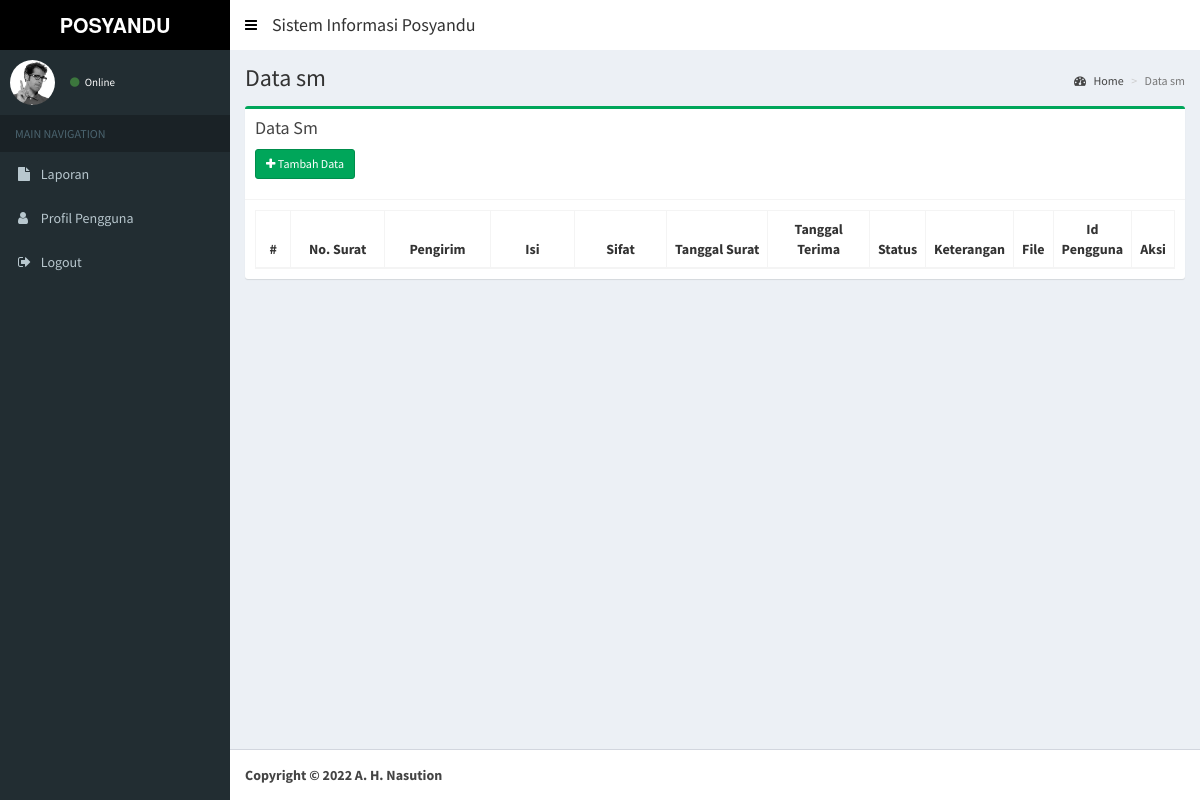
Page /index.php/sm on the earlier database version.
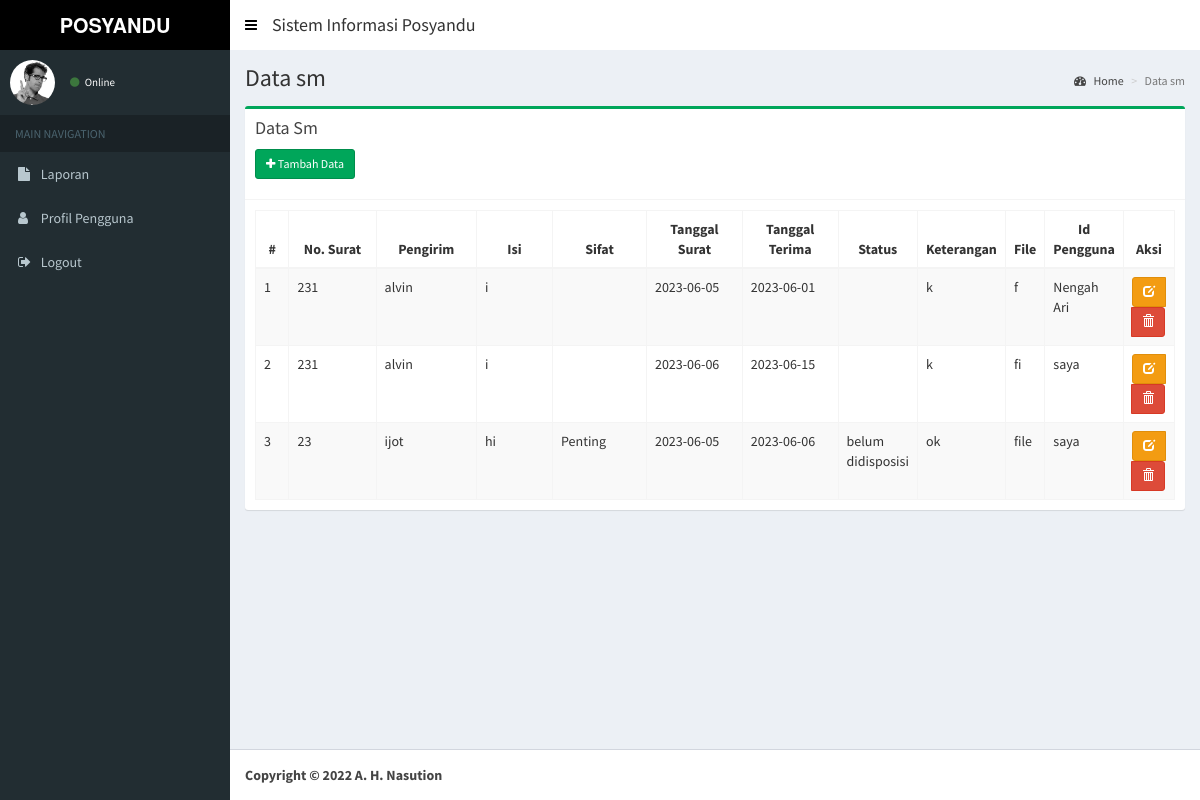
Same page on the later database version.
### tables this page shows
CREATE TABLE `sm` (
  `id_sm` int NOT NULL,
  `nosurat` varchar(20) NOT NULL,
  `pengirim` varchar(50) NOT NULL,
  `isi` varchar(100) NOT NULL,
  `sifat` enum('Biasa','Segera','Penting','Rahasia') NOT NULL,
  `tglsurat` date NOT NULL,
  `tglterima` date NOT NULL,
  `status` enum('sudah didisposisi','belum didisposisi') NOT NULL,
  `keterangan` varchar(100) NOT NULL,
  `file` varchar(30) NOT NULL,
  `id_pengguna` int NOT NULL
);

CREATE TABLE `akses` (
  `id_pengguna` int NOT NULL,
  `nama_pengguna` varchar(50) NOT NULL,
  `alamat` varchar(50) NOT NULL,
  `telp` varchar(12) NOT NULL,
  `email` varchar(50) NOT NULL,
  `username` varchar(30) NOT NULL,
  `password` varchar(30) NOT NULL,
  `level` enum('lurah','sekretaris','admin') NOT NULL
);

### application/controllers/Sm.php (called while the page is built, shortened)
<?php
class Sm extends CI_Controller {
	public function __construct()
	{
		$this->load->model('Sm_model', 'sm');
		$this->load->model('Akses_model', 'akses');
		$this->load->helper('tgl_indo');
		$this->load->helper('security');
	}
	public function index()
	{
		$data = array(
			'title'			=> 'SISTEM SURAT',
			'judul'			=> 'Data sm',
			'data' 			=> $this->sm->tabel()->result(),
			'content'		=> 'sm/v_content',
			'ajax'	 		=> 'sm/v_ajax'
		);
		$this->load->view('layout/v_wrapper', $data, FALSE);
	}
}

### index.php (called while the page is built, shortened)
<?php
require_once BASEPATH.'core/CodeIgniter.php';

### application/views/layout/v_content.php (called while the page is built, shortened)
 	<?php
	if ($content)
	{
		$this->load->view($content);
	}
?>

### application/models/Sm_model.php (called while the page is built, shortened)
<?php
class Sm_model extends CI_Model {
	public function tabel($where = null)
	{
		if($where == null){
			$this->db->select('*');
			$this->db->from('sm');
			$this->db->join('akses', 'sm.id_pengguna = akses.id_pengguna');
			$this->db->order_by('sm.id_sm', 'Asc');
			$query = $this->db->get();
		}
		return $query;
	}
}

### application/views/sm/v_content.php (the view, shortened to what this page needs)
<section class="content-header">
  <h1>
    <?= $judul ?>
  </h1>
  <ol class="breadcrumb">
    <li><a href="<?= base_url() ?>dashboard"><i class="fa fa-dashboard"></i> Home</a></li>
    <li class="active"><?= $judul ?></li>
  </ol>
</section>
<section class="content">
  <div class="row">
    <div class="col-xs-12">
      <div class="box box-success">
        <div class="box-header with-border">
          <h3 class="box-title">Data Sm</h3>
          <div style="padding-top: 10px;">
          <p><a href="<?= base_url(); ?>sm/add" class="btn btn-sm btn-success icon-btn"><i class="fa fa-plus"></i> Tambah Data</a></p>
          </div>
        </div>
        <div class="box-body">
          <table id="example1" class="table table-bordered table-striped" style="width: 100%;">
              <thead>
                  <tr>
                      <th style="width: 5%;text-align: center;">#</th>
                      <th style="width: 15%;text-align: center;">No. Surat</th>
                      <th style="width: 15%;text-align: center;">Pengirim</th>
                      <th style="width: 15%;text-align: center;">Isi</th>
                      <th style="width: 15%;text-align: center;">Sifat</th>
                      <th style="width: 15%;text-align: center;">Tanggal Surat</th>
                      <th style="width: 15%;text-align: center;">Tanggal Terima</th>
                      <th style="width: 13%;text-align: center;">Status</th>
                      <th style="width: 13%;text-align: center;">Keterangan</th>
                      <th style="width: 13%;text-align: center;">File</th>
                      <th style="width: 13%;text-align: center;">Id Pengguna</th>
                      <th style="width: 13%;text-align: center;">Aksi</th>
                  </tr>
              </thead>
              <tbody>
                  <?php $total= 0; $no=1; foreach($data as $row){  ?>
                  <tr>
                      <td><?= $no++ ?></td>
                      <td><?= $row->nosurat ?></td>
                      <td><?= $row->pengirim ?></td>
                      <td><?= $row->isi ?></td>
                      <td><?= $row->sifat ?></td>
                      <td><?= $row->tglsurat ?></td>
                      <td><?= $row->tglterima ?></td>
                      <td><?= $row->status ?></td>
                      <td><?= $row->keterangan ?></td>
                      <td><?= $row->file ?></td>
                      <td><?= $row->nama_pengguna ?></td>
                      <td style="text-align: center;">
                          <form action="<?= base_url() ?>sm/delete/<?= $row->id_sm ?>" method="post">
                              <div class="btn-group">
                                  <a href="<?= base_url() ?>sm/edit/<?= $row->id_sm ?>" class=" btn btn-sm btn-warning" data-toggle="tooltip" title="Edit"><span class="glyphicon glyphicon-edit"></span></a>
                                  <button class="btn btn-sm btn-danger" type="submit" onclick="return confirm('Yakin ingin menghapus data?')" data-toggle="tooltip" title="Hapus"><span class="glyphicon glyphicon-trash"></span></button>
                              </div>
                          </form>
                      </td>
                  </tr>
                <?php } ?>
              </tbody>
          </table>
        </div>
      </div>
    </div>
  </div>
</section>

### application/views/layout/v_wrapper.php (shortened to what this page needs)
<!DOCTYPE html>
<html>
  <head>
    <link rel="stylesheet" href="<?= base_url() ?>public/lte/bootstrap/css/bootstrap.min.css">
    <link rel="stylesheet" href="https://maxcdn.bootstrapcdn.com/font-awesome/4.4.0/css/font-awesome.min.css">
    <link rel="stylesheet" href="https://code.ionicframework.com/ionicons/2.0.1/css/ionicons.min.css">
    <link rel="stylesheet" href="<?= base_url() ?>public/lte/plugins/datatables/dataTables.bootstrap.css">
    <link rel="stylesheet" href="<?= base_url() ?>public/lte/plugins/select2/select2.min.css">
    <link rel="stylesheet" href="<?= base_url() ?>public/lte/dist/css/AdminLTE.min.css">
    <link rel="stylesheet" href="<?= base_url() ?>public/lte/dist/css/skins/_all-skins.min.css">
    <link rel="stylesheet" href="<?= base_url() ?>public/lte/plugins/fullcalendar/dist/fullcalendar.min.css">
    <link rel="stylesheet" href="<?= base_url() ?>public/lte/plugins/fullcalendar/dist/fullcalendar.print.min.css" media="print">
    <link rel="stylesheet" href="<?= base_url() ?>public/lte/plugins/bootstrap-colorpicker/dist/css/bootstrap-colorpicker.min.css">
  </head>
  <body class="hold-transition skin-green sidebar-mini">
    <div class="wrapper">
      <header class="main-header" style="background-color: #ffffff">
         <?php  include 'v_head.php'; ?>
      </header>
      <aside class="main-sidebar">
        <?php  include 'v_sidebar.php'; ?>
      </aside>
      <div class="content-wrapper">
        <?php include 'v_content.php'; ?>
      </div>
      <footer class="main-footer">
        <?php  include 'v_footer.php'; ?>
      </footer>
    </div>
  </body>
</html>

### application/views/layout/v_head.php (shortened to what this page needs)
<a href="<?= base_url() ?>public/lte/index2.html" class="logo" style="background-color: black;" >
  <span class="logo-lg"><b>POSYANDU MANDIRI</b></span>
</a>
<nav class="navbar navbar-static-top" role="navigation" style="background-color: #ffffff">
  <a href="#" class="sidebar-toggle" data-toggle="offcanvas" role="button">
  </a>
  <div style="padding: 5px;">
  <h4>Sistem Informasi Posyandu</h4>
  </div>
</nav>

### application/views/layout/v_sidebar.php (shortened to what this page needs)
<section class="sidebar">
  <div class="user-panel">
    <div class="pull-left image">
      <img src="<?= base_url() ?>public/lte/dist/img/user2-160x160.jpg" class="img-circle" alt="User Image">
    </div>
    <div class="pull-left info">
      <a href="#"><i class="fa fa-circle text-success"></i> Online</a>
    </div>
  </div>
  <ul class="sidebar-menu">
    <li class="header">MAIN NAVIGATION</li>
    <li class="laporan" id="laporan">
      <a href="<?= base_url() ?>laporan">
        <i class="fa fa-file"></i> <span>Laporan</span>
      </a>
    </li>
    <li class="profil" id="profil">
      <a href="<?= base_url() ?>profil">
        <i class="fa fa-user"></i> <span>Profil Pengguna</span>
      </a>
    </li>
    <li>
      <a href="<?= base_url() ?>login/logout">
        <i class="fa fa-sign-out"></i> <span>Logout</span>
      </a>
    </li>
  </ul>
</section>

### application/views/layout/v_footer.php (shortened to what this page needs)
<strong>Copyright &copy; 2022 A. H. Nasution </strong><br>

### application/views/layout/v_wrapper.php (style rules this page uses)
.skin-green .main-header .navbar .sidebar-toggle { color: black; }

Differences in the rows shown:
now on this page (row edited): sm: nosurat "231", pengirim "alvin", isi "i", tglsurat "2023-06-05", tglterima "2023-06-01", keterangan "k", file "f", id_pengguna.nama_pengguna "Nengah Ari"
now on this page (row edited): sm: nosurat "231", pengirim "alvin", isi "i", tglsurat "2023-06-06", tglterima "2023-06-15", keterangan "k", file "fi", id_pengguna.nama_pengguna "saya"
added sm: nosurat "23", pengirim "ijot", isi "hi", sifat "Penting", tglsurat "2023-06-05", tglterima "2023-06-06", status "belum didisposisi", keterangan "ok", file "file", id_pengguna.nama_pengguna "saya"
